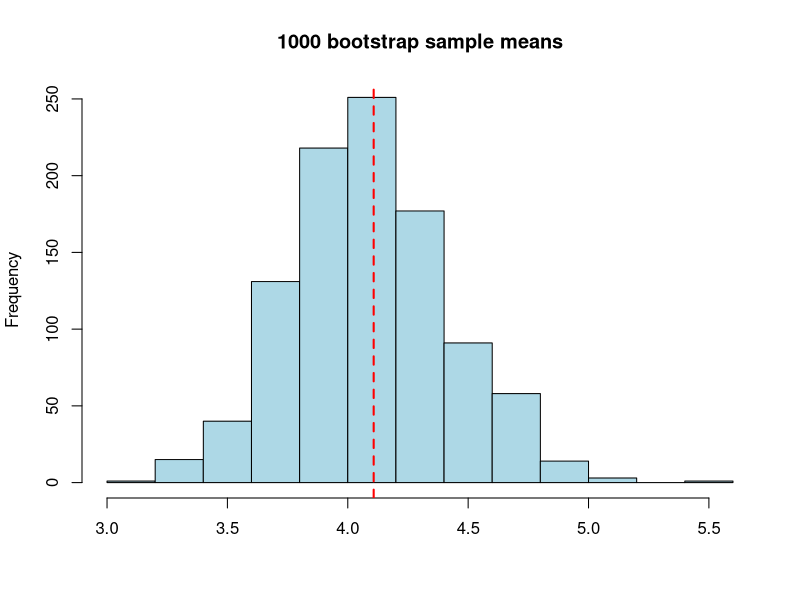
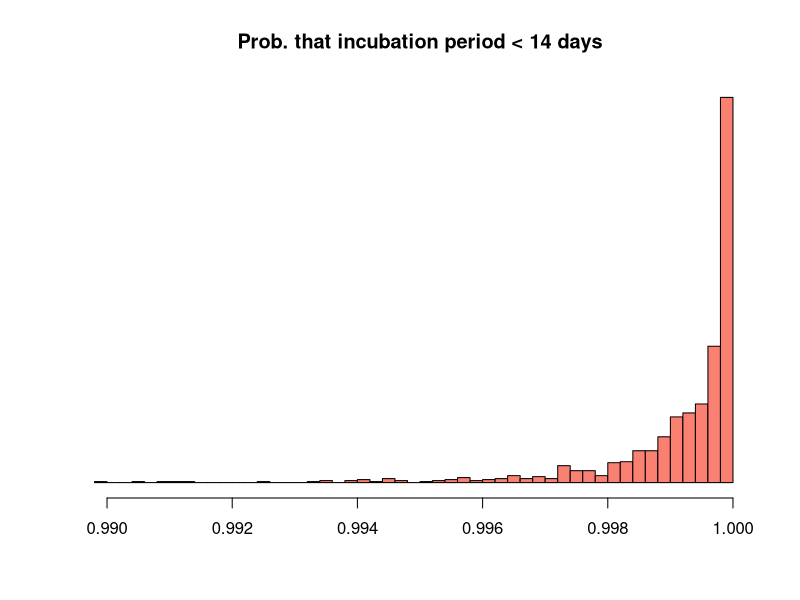
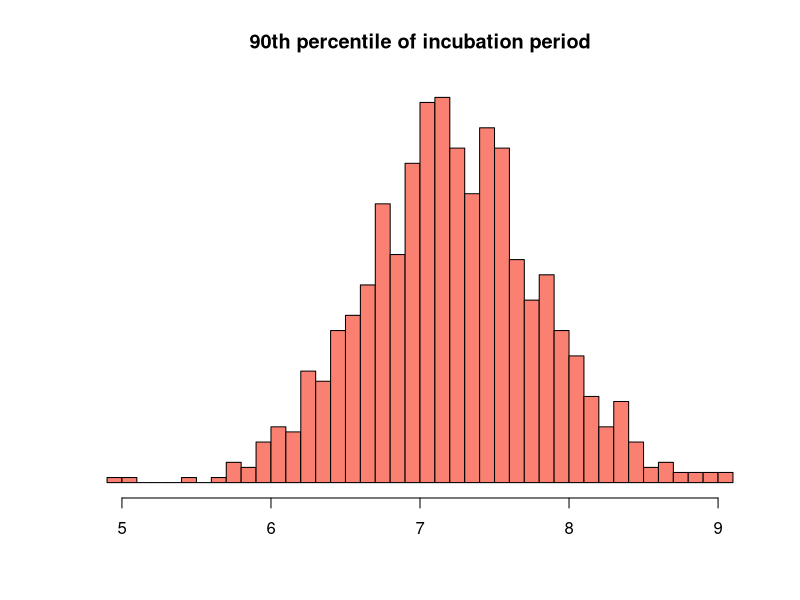

R code for these plots, in order:
## ---- chunk 1
ncov_simple <- read.csv('nCoV_simple.csv')
ncov10 <- round(head(ncov_simple$incubation, 10))
## ---- chunk 2
ncov10
## ---- chunk 3
summary(ncov10)
## ---- chunk 4
ncov10
## ---- chunk 5
sample(ncov10, replace = TRUE)
## ---- chunk 6
sample(ncov10, replace = TRUE)
## ---- chunk 7
#| code-fold: true
#| code-summary: "Show code"
bootsize <- 1000
bootresult <- rep(NA, bootsize)
for (i in 1:bootsize) {
  bootresult[i] <- mean(sample(ncov_simple$incubation, replace = TRUE))
}
## ---- chunk 8
bootresult[1:30]
## ---- chunk 9
sd(bootresult)
## ---- chunk 10
sd(ncov_simple$incubation) / sqrt(50)
## ---- chunk 11
#| code-fold: true
#| code-summary: "Show code"
hist(bootresult, col='lightblue', main='1000 bootstrap sample means', xlab=NA)
abline(v = mean(ncov_simple$incubation), col='red', lty='dashed', lwd=2)
## ---- chunk 12
quantile(bootresult, probs = c(0.025, 0.975))
## ---- chunk 13
#| code-fold: true
#| code-summary: "Show code"

#1
median(ncov_simple$incubation)

#2
bootsize <- 5000
bootresult <- rep(NA, bootsize)
for (i in 1:bootsize) {
  bootresult[i] <- median(sample(ncov_simple$incubation, replace = TRUE))
}

#3
sd(bootresult)
# more variation than the mean

#4
quantile(bootresult, probs = c(0.025, 0.975))
## ---- chunk 14
library('MASS')
model1 <- fitdistr(ncov_simple$incubation, 'weibull', lower = 0)
pweibull(14, shape = model1$estimate[1], scale = model1$estimate[2])
## ---- chunk 15
bootdata <- rweibull(50, shape = model1$estimate[1], scale = model1$estimate[2])
## ---- chunk 16
modelboot <- fitdistr(bootdata, 'weibull', lower = 0)
## ---- chunk 17
pweibull(14, shape = modelboot$estimate[1], scale = modelboot$estimate[2])
## ---- chunk 18
#| code-fold: true
#| code-summary: "Show code"

# obtain plugin distribution
model1 <- fitdistr(ncov_simple$incubation, 'weibull', lower = 0)

# run bootstrap
bootsize <- 1000
result <- rep(NA, bootsize)
for (i in 1:bootsize) {
  bootdata <- rweibull(50, shape = model1$estimate[1], scale = model1$estimate[2])
  modelboot <- fitdistr(bootdata, 'weibull', lower = 0)
  result[i] <- pweibull(14, shape = modelboot$estimate[1], scale = modelboot$estimate[2])
}

hist(result,nclass=50,xlim=c(0.99,1),main='Prob. that incubation period < 14 days',
     yaxt='n',xlab=NA,col='salmon',ylab=NA)
quantile(result,c(0.025,0.975))
## ---- chunk 19
#| code-fold: true
#| code-summary: "Show code"

# obtain plugin distribution
model1 <- fitdistr(ncov_simple$incubation, 'weibull', lower = 0)
qweibull(0.9, shape = model1$estimate[1], scale = model1$estimate[2])

# run bootstrap
bootsize <- 1000
result <- rep(NA, bootsize)
for (i in 1:bootsize) {
  bootdata <- rweibull(50, shape = model1$estimate[1], scale = model1$estimate[2])
  modelboot <- fitdistr(bootdata, 'weibull', lower = 0)
  result[i] <- qweibull(0.9, shape = modelboot$estimate[1], scale = modelboot$estimate[2])
}

hist(result,nclass=50,main='90th percentile of incubation period',
     yaxt='n',xlab=NA,col='salmon',ylab=NA)
quantile(result,c(0.025,0.975))
